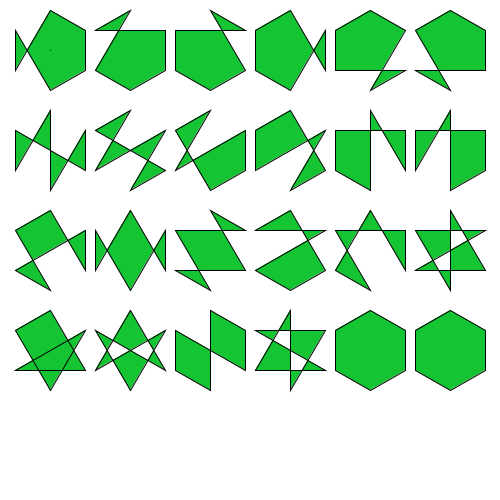
Frame 1 (no input)
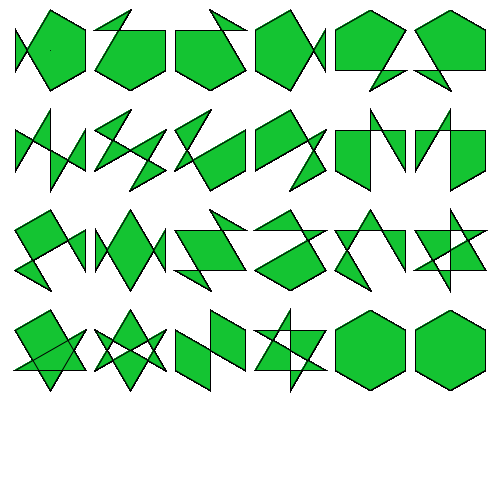
Frame 60 (the mouse pressed at the canvas centre just before this capture)
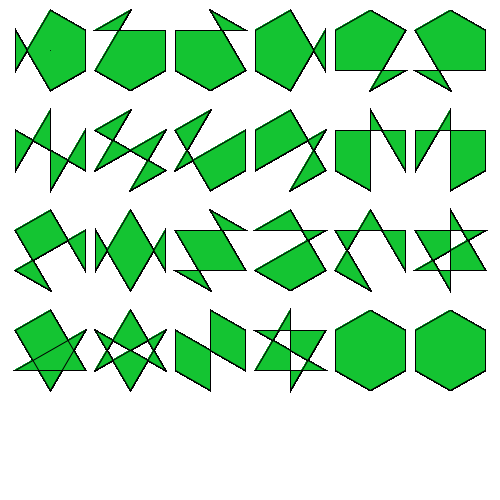
Frame 120 (the mouse held since frame 60 and released just before this capture)

The Processing sketch that drew these frames (run headless with seeded random() and noise(); from frame 60 on, the mouse is pressed at the canvas centre):

// Processing sketch: processing_80559
// ── processing_80559.pde

void setup()
{
  size(500,500);
  background(255);
  
}

void draw()
{
  
fill(#14C432);

/*
modèle de base
//polygone à 6 côtés
beginShape();
//point dans le sens horaire en patant de celui le plus haut
vertex(50, 10);
vertex(85, 30);
vertex(85, 70);
vertex(50, 90);
vertex(15, 70);
vertex(15, 30);
endShape(CLOSE);

//centre du polygone
point(50,50);
*/
  
//1
//polygone à 6 côtés
beginShape();
//point dans le sens horaire en patant de celui le plus haut
vertex(50, 10);
vertex(85, 30);
vertex(85, 70);
vertex(50, 90);
vertex(15, 30);
vertex(15, 70);
endShape(CLOSE);

//centre du polygone
point(50,50);

//2
translate(80,0);
beginShape();
vertex(85, 30);
vertex(85, 70);
vertex(50, 90);
vertex(15, 70);
vertex(50, 10);
vertex(15, 30);
endShape(CLOSE); 

//3
translate(80,0);
beginShape();
vertex(85, 30);
vertex(50, 10);
vertex(85, 70);
vertex(50, 90);
vertex(15, 70);
vertex(15, 30);
endShape(CLOSE);

//4
translate(80,0);
beginShape();
vertex(50, 10);
vertex(85, 70);
vertex(85, 30);
vertex(50, 90);
vertex(15, 70);
vertex(15, 30);
endShape(CLOSE);

//5
translate(80,0);
beginShape();
vertex(50, 10);
vertex(85, 30);
vertex(50, 90);
vertex(85, 70);
vertex(15, 70);
vertex(15, 30);
endShape(CLOSE);

//6
translate(80,0);
beginShape();
vertex(50, 10);
vertex(85, 30);
vertex(85, 70);
vertex(15, 70);
vertex(50, 90);
vertex(15, 30);
endShape(CLOSE);

//7
translate(-400,100);
beginShape();
vertex(15, 70);
vertex(50, 10);
vertex(50, 90);
vertex(85, 30);
vertex(85, 70);
vertex(15, 30);
endShape(CLOSE);

//8
translate(80,0);
beginShape();
vertex(15, 30);
vertex(50, 10);
vertex(15, 70);
vertex(85, 30);
vertex(50, 90);
vertex(85, 70);
endShape(CLOSE);

//9
translate(80,0);
beginShape();
vertex(15, 30);
vertex(50, 10);
vertex(15, 70);
vertex(85, 30);
vertex(85, 70);
vertex(50, 90);
endShape(CLOSE);

//10
translate(80,0);
beginShape();
vertex(50, 10);
vertex(15, 30);
vertex(15, 70);
vertex(85, 30);
vertex(50, 90);
vertex(85, 70);
endShape(CLOSE);

//11
translate(80,0);
beginShape();
vertex(85, 30);
vertex(85, 70);
vertex(50, 10);
vertex(50, 90);
vertex(15, 70);
vertex(15, 30);
endShape(CLOSE);

//12
translate(80,0);
beginShape();
vertex(85, 30);
vertex(85, 70);
vertex(50, 90);
vertex(50, 10);
vertex(15, 70);
vertex(15, 30);
endShape(CLOSE);

//13
translate(-400,100);
beginShape();
vertex(50, 10);
vertex(85, 70);
vertex(85, 30);
vertex(15, 70);
vertex(50, 90);
vertex(15, 30);
endShape(CLOSE);

//14
translate(80,0);
beginShape();
vertex(50, 10);
vertex(85, 70);
vertex(85, 30);
vertex(50, 90);
vertex(15, 30);
vertex(15, 70);
endShape(CLOSE);

//15
translate(80,0);
beginShape();

vertex(85, 30);
vertex(50, 10);
vertex(85, 70);
vertex(15, 70);
vertex(50, 90);
vertex(15, 30);
endShape(CLOSE);

//16
translate(80,0);
beginShape();
vertex(50, 10);
vertex(85, 70);
vertex(50, 90);
vertex(15, 70);
vertex(85, 30);
vertex(15, 30);
endShape(CLOSE);

//17
translate(80,0);
beginShape();
vertex(50, 10);
vertex(85, 70);
vertex(85, 30);
vertex(15, 30);
vertex(50, 90);
vertex(15, 70);

endShape(CLOSE);

//18
translate(80,0);
beginShape();
vertex(50, 90);
vertex(50, 10);
vertex(85, 70);
vertex(15, 70);
vertex(85, 30);
vertex(15, 30);
endShape(CLOSE);

//19
translate(-400,100);
beginShape();
vertex(15, 70);
vertex(85, 30);
vertex(50, 90);
vertex(15, 30);
vertex(50, 10);
vertex(85, 70);
endShape(CLOSE);

//20
translate(80,0);
beginShape();
vertex(15, 70);
vertex(85, 30);
vertex(50, 90);
vertex(15, 30);
vertex(85, 70);
vertex(50, 10);
endShape(CLOSE);

//21
translate(80,0);
beginShape();
vertex(50, 10);
vertex(50, 90);
vertex(15, 70);
vertex(15, 30);
vertex(85, 70);
vertex(85, 30);
endShape(CLOSE);

//22
translate(80,0);
beginShape();
vertex(85, 70);
vertex(15, 30);
vertex(85, 30);
vertex(50, 90);
vertex(50, 10);
vertex(15, 70);
endShape(CLOSE);

//23
translate(80,0);
beginShape();
vertex(50, 10);
vertex(85, 30);
vertex(85, 70);
vertex(50, 90);
vertex(15, 70);
vertex(15, 30);
endShape(CLOSE);

//24
translate(80,0);
beginShape();
vertex(50, 10);
vertex(85, 30);
vertex(85, 70);
vertex(50, 90);
vertex(15, 70);
vertex(15, 30);
endShape(CLOSE);

}  
  
